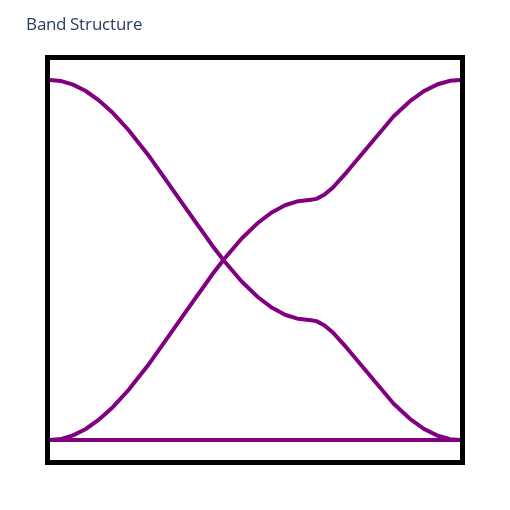

Notebook source saved alongside this figure:
### Code cell
let p0::Params = Params()
    plot_simple_kagome_bands(p0)
end

### Figure 1 — Plotly figure (JSON) as saved in the notebook; plotly's stock layout.template omitted (floating-point values rounded to 4 significant figures; data arrays with more than 128 entries replaced by an {"elided": "..."} marker saying what was removed)
{"data": [{"line": {"color": "purple", "width": 4}, "mode": "lines", "type": "scatter", "x": {"elided": "500 int values"}, "y": {"elided": "500 float values"}}, {"line": {"color": "purple", "width": 4}, "mode": "lines", "type": "scatter", "x": {"elided": "500 int values"}, "y": {"elided": "500 float values"}}, {"line": {"color": "purple", "width": 4}, "mode": "lines", "type": "scatter", "x": {"elided": "500 int values"}, "y": {"elided": "500 float values"}}], "layout": {"height": 510, "margin": {"b": 50, "l": 50, "r": 50, "t": 60}, "plot_bgcolor": "rgba(0,0,0,0)", "showlegend": false, "title": "Band Structure", "width": 510, "xaxis": {"linecolor": "black", "linewidth": 5, "mirror": true, "showgrid": true, "showline": true, "showticklabels": false}, "yaxis": {"linecolor": "black", "linewidth": 5, "mirror": true, "showgrid": true, "showline": true, "showticklabels": false}}}
